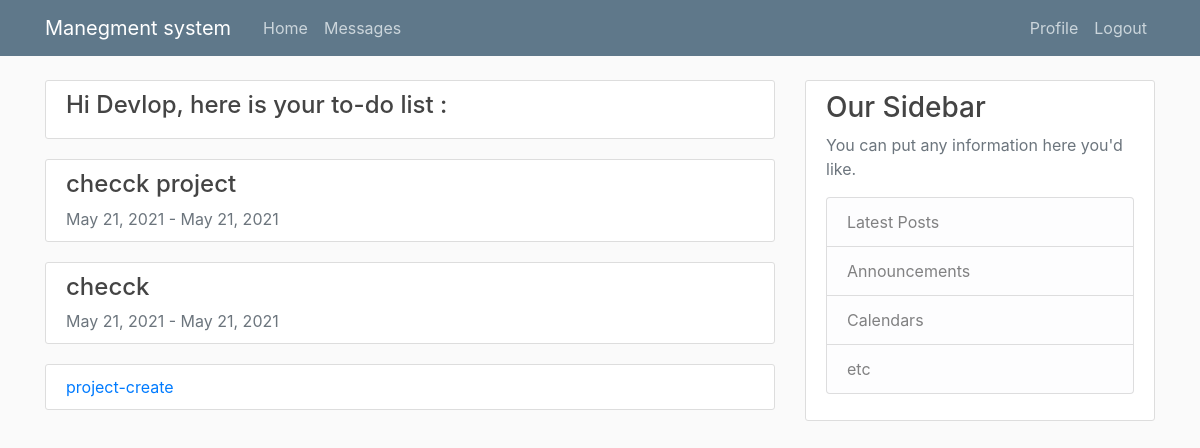
The page /manager/ (signed in) on the database as committed earlier.
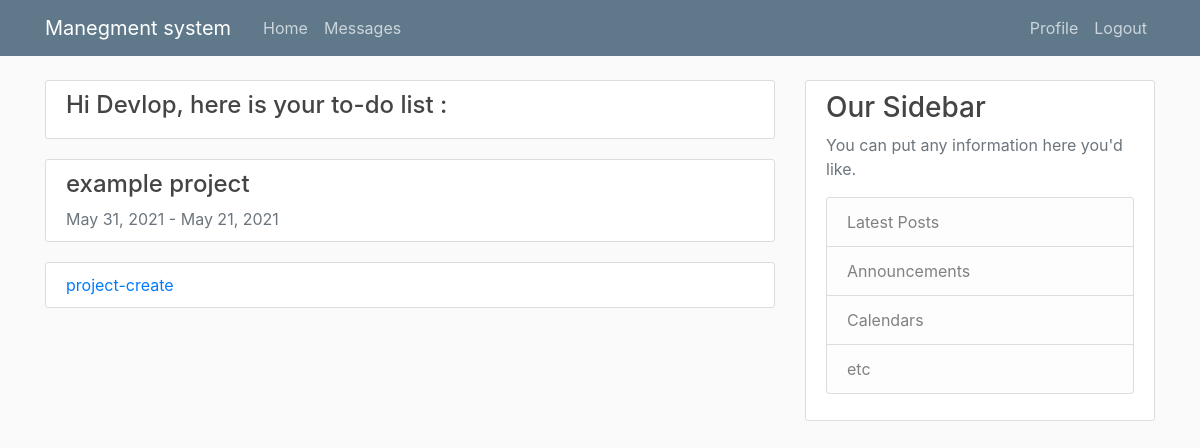
The same page on the database as committed later.
### work/models.py (models this page shows, shortened)
class project(models.Model):
    ProjectName = models.CharField(max_length=300, null=False)
    Description = models.CharField(max_length=500, null=True)
    startTime = models.DateField(null=False, auto_now=True)
    endTime = models.DateField(null=False)
    client = models.ForeignKey(User, on_delete=models.CASCADE)
    manager = models.ForeignKey(User, related_name="project_manager", on_delete=models.CASCADE)
    Budget = models.FloatField(null=False, default=0)
    currentBudgeSchedule = models.FloatField(null=False, default=0)
    MoneySpends = models.FloatField(null=False, default=0)

### pages/views.py (the view)
# urls.py: path('manager/', manager_views, name='manager'),
def manager_views(request):
    filt = request.user.id;
    obj = project.objects.all().filter(manager=filt);
    obj2 = {'name': request.user.username}
    return render(request, "manager_home.html", {'projects': obj, 'name': obj2})

### templates/manager_home.html
{% extends "Base.html" %}
{% block content %}
    <article class="media content-section">
          <div class="media-body">
            {% for a in name %}
            <h4><a class="article-title" > Hi {{ name.name }}, here is your to-do list :</a></h4>
              </div>
        </article>
    {% endfor %}
    {% for p in projects %}
        <article class="media content-section">
          <div class="media-body">
            <h4><a class="article-title" href="{% url 'manager_views_projects' p.id %}">{{ p.ProjectName }}</a></h4>
               <a class="text-muted">{{ p.startTime|date:"F d, Y" }}</a>
                <a class="text-muted"> - </a>
              <a class="text-muted">{{ p.endTime|date:"F d, Y" }}</a>
              </div>
        </article>
    {% endfor %}
            <article class="media content-section">
            <a href="{% url 'project-create' %}">project-create</a>
    </article>
{% endblock content %}

Rows that differ between the two databases and show on the page:
no longer on this page (row edited): project: ProjectName "checck project", startTime "May 21, 2021", endTime "May 21, 2021"
changed project: ProjectName "checck" → "example project"; startTime "May 21, 2021" → "May 31, 2021"
